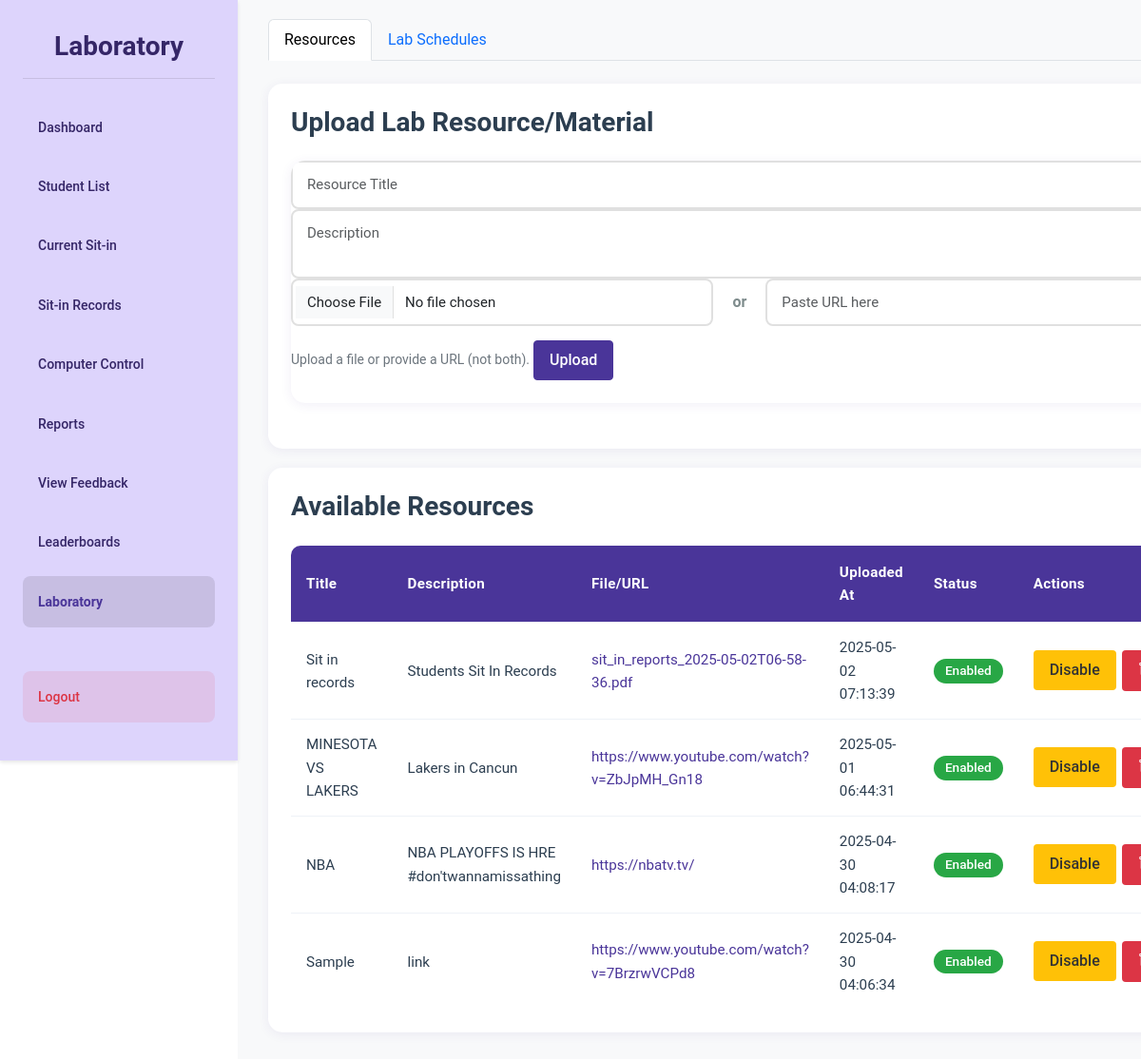
Before: /admin/admin_resources (signed in) with the older database file.
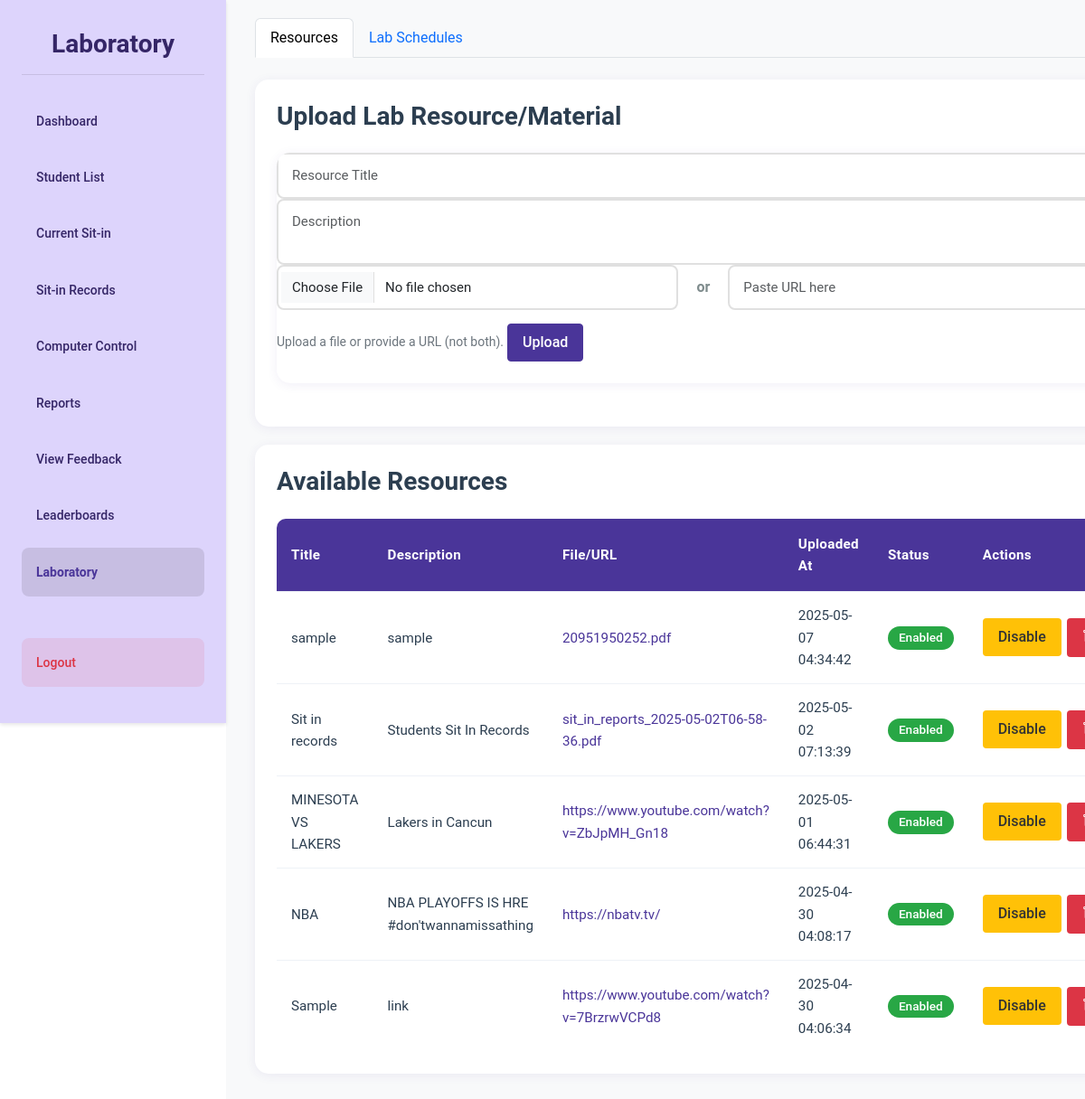
After: the same page with the newer database file.
### tables this page shows
CREATE TABLE resources (
            id INTEGER PRIMARY KEY AUTOINCREMENT,
            title TEXT NOT NULL,
            description TEXT,
            file_name TEXT,
            url TEXT,
            uploaded_at DATETIME DEFAULT CURRENT_TIMESTAMP
        , enabled INTEGER DEFAULT 1);

### routes/admin_routes.py (the view, shortened to what this page needs)
@admin_bp.route('/admin_resources', methods=['GET', 'POST'])
def admin_resources():
    if session.get('user_type') != 'admin':
        flash("Admin access required.", "danger")
        return redirect(url_for('auth.login'))
    upload_error = None
    resources = get_all_resources()
    schedules = get_lab_schedules()
    lab_rooms = get_lab_rooms()
    return render_template(
        'admin/admin_resources.html',
        resources=resources,
        schedules=schedules,
        lab_rooms=lab_rooms,
        upload_error=upload_error
    )

### app.py (called while the page is built)
@app.after_request
def add_header(response):
    if 'Cache-Control' not in response.headers:
        response.headers['Cache-Control'] = 'no-store, no-cache, must-revalidate, post-check=0, pre-check=0, max-age=0'
        response.headers['Pragma'] = 'no-cache'
        response.headers['Expires'] = '-1'
    return response

### dbhelper.py (called while the page is built)
def get_all_resources(enabled_only=False):
    conn = get_connection()
    cursor = conn.cursor()
    try:
        cursor.execute("SELECT enabled FROM resources LIMIT 1")
    except sqlite3.OperationalError:
        try:
            cursor.execute("ALTER TABLE resources ADD COLUMN enabled INTEGER DEFAULT 1")
            conn.commit()
        except sqlite3.OperationalError:
            pass
    if enabled_only:
        cursor.execute("SELECT id, title, description, file_name, url, uploaded_at, enabled FROM resources WHERE enabled = 1 ORDER BY uploaded_at DESC")
    else:
        cursor.execute("SELECT id, title, description, file_name, url, uploaded_at, enabled FROM resources ORDER BY uploaded_at DESC")
    resources = cursor.fetchall()
    conn.close()
    return resources

### templates/admin/admin_resources.html (shortened to what the changed rows need)
{% extends "admin/base.html" %}
{% block content %}
<div class="dashboard-container">
    <div class="sidebar">
        <h1 class="dashboard-title">Laboratory</h1>
    </div>
    <div class="content">
        <div class="container">
            <div class="tab-content" id="labTabsContent">
                <div class="tab-pane fade show active" id="resources" role="tabpanel" aria-labelledby="resources-tab">
                    <div class="table-container">
                        <div class="table-header">
                            <h2 class="table-title">Upload Lab Resource/Material</h2>
                        </div>
                    </div>
                    <div class="table-container">
                        <div class="table-header">
                            <h2 class="table-title">Available Resources</h2>
                        </div>
                        <div class="table-responsive">
                            <table class="custom-table">
                                <thead>
                                    <tr>
                                        <th>Title</th>
                                        <th>Description</th>
                                        <th>File/URL</th>
                                        <th>Uploaded At</th>
                                        <th>Status</th>
                                        <th>Actions</th>
                                    </tr>
                                </thead>
                                <tbody>
                                    {% for resource in resources %}
                                    <tr>
                                        <td>{{ resource['title'] }}</td>
                                        <td>{{ resource['description'] }}</td>
                                        <td>
                                            {% if resource['file_name'] %}
                                            <a href="{{ url_for('admin.download_resource', filename=resource['file_name']) }}" target="_blank">{{ resource['file_name'] }}</a>
                                            {% elif resource['url'] %}
                                            <a href="{{ resource['url'] }}" target="_blank">{{ resource['url'] }}</a>
                                            {% endif %}
                                        </td>
                                        <td>{{ resource['uploaded_at'] }}</td>
                                        <td>
                                            {% if resource['enabled'] %}
                                            <span class="badge bg-success">Enabled</span>
                                            {% else %}
                                            <span class="badge bg-secondary">Disabled</span>
                                            {% endif %}
                                        </td>
                                        <td>
                                            <div class="action-btn-group">
                                                <form action="{{ url_for('admin.enable_resource', resource_id=resource['id']) }}" method="post" style="display:inline;">
                                                    <button type="submit" class="btn btn-sm {{ 'btn-warning' if resource['enabled'] else 'btn-success' }}">
                                                        {{ 'Disable' if resource['enabled'] else 'Enable' }}
                                                    </button>
                                                </form>
                                                <form action="{{ url_for('admin.delete_resource_route', resource_id=resource['id']) }}" method="post" style="display:inline;" onsubmit="return confirm('Are you sure you want to delete this resource?');">
                                                    <button type="submit" class="btn btn-sm btn-danger btn-icon" title="Delete">
                                                        <i class="bi bi-trash"></i>
                                                    </button>
                                                </form>
                                            </div>
                                        </td>
                                    </tr>
                                    {% endfor %}
                                </tbody>
                            </table>
                        </div>
                    </div>
                </div>
            </div>
        </div>
    </div>
</div>
{% endblock %}

Changed rows visible on the page:
added resources: title "sample", description "sample", file_name "20951950252.pdf", uploaded_at "2025-05-07 04:34:42", shows "Enabled", enabled "Disable"
